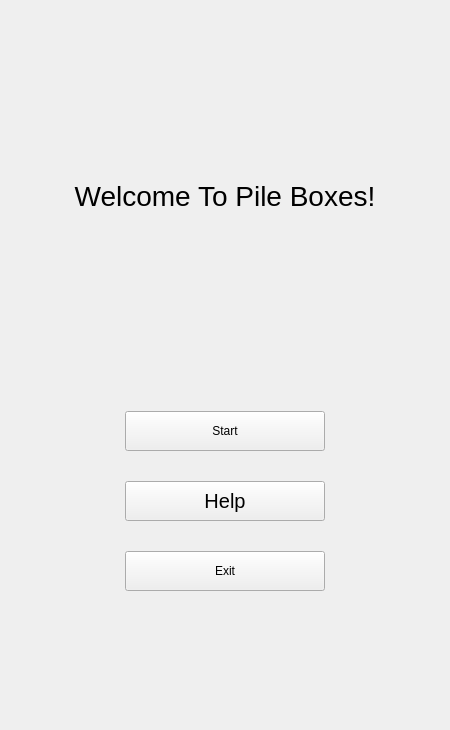
<?xml version="1.0" encoding="UTF-8"?>
<ui version="4.0">
 <class>StartMenu</class>
 <widget class="QWidget" name="StartMenu">
  <property name="geometry">
   <rect>
    <x>0</x>
    <y>0</y>
    <width>450</width>
    <height>730</height>
   </rect>
  </property>
  <layout class="QVBoxLayout" name="verticalLayout">
   <property name="spacing">
    <number>30</number>
   </property>
   <property name="leftMargin">
    <number>40</number>
   </property>
   <property name="rightMargin">
    <number>40</number>
   </property>
   <item>
    <spacer name="verticalSpacer_2">
     <property name="orientation">
      <enum>Qt::Vertical</enum>
     </property>
     <property name="sizeHint" stdset="0">
      <size>
       <width>20</width>
       <height>40</height>
      </size>
     </property>
    </spacer>
   </item>
   <item>
    <widget class="QLabel" name="title">
     <property name="sizePolicy">
      <sizepolicy hsizetype="Preferred" vsizetype="Preferred">
       <horstretch>0</horstretch>
       <verstretch>0</verstretch>
      </sizepolicy>
     </property>
     <property name="minimumSize">
      <size>
       <width>0</width>
       <height>114</height>
      </size>
     </property>
     <property name="font">
      <font>
       <family>Microsoft YaHei UI</family>
       <pointsize>21</pointsize>
       <italic>false</italic>
       <bold>false</bold>
       <kerning>true</kerning>
      </font>
     </property>
     <property name="styleSheet">
      <string notr="true"/>
     </property>
     <property name="text">
      <string>Welcome To Pile Boxes!</string>
     </property>
     <property name="scaledContents">
      <bool>false</bool>
     </property>
     <property name="alignment">
      <set>Qt::AlignCenter</set>
     </property>
     <property name="wordWrap">
      <bool>false</bool>
     </property>
    </widget>
   </item>
   <item>
    <spacer name="verticalSpacer">
     <property name="orientation">
      <enum>Qt::Vertical</enum>
     </property>
     <property name="sizeHint" stdset="0">
      <size>
       <width>20</width>
       <height>40</height>
      </size>
     </property>
    </spacer>
   </item>
   <item alignment="Qt::AlignHCenter">
    <widget class="QPushButton" name="startButton">
     <property name="minimumSize">
      <size>
       <width>200</width>
       <height>40</height>
      </size>
     </property>
     <property name="maximumSize">
      <size>
       <width>300</width>
       <height>16777215</height>
      </size>
     </property>
     <property name="styleSheet">
      <string notr="true">font: 15pt &quot;Microsoft YaHei UI&quot;;
                        </string>
     </property>
     <property name="text">
      <string>Start</string>
     </property>
    </widget>
   </item>
   <item alignment="Qt::AlignHCenter">
    <widget class="QPushButton" name="helpButton">
     <property name="minimumSize">
      <size>
       <width>200</width>
       <height>40</height>
      </size>
     </property>
     <property name="font">
      <font>
       <pointsize>15</pointsize>
      </font>
     </property>
     <property name="text">
      <string>Help</string>
     </property>
    </widget>
   </item>
   <item alignment="Qt::AlignHCenter">
    <widget class="QPushButton" name="exitButton">
     <property name="minimumSize">
      <size>
       <width>200</width>
       <height>40</height>
      </size>
     </property>
     <property name="maximumSize">
      <size>
       <width>300</width>
       <height>16777215</height>
      </size>
     </property>
     <property name="styleSheet">
      <string notr="true">font: 15pt &quot;Microsoft YaHei UI&quot;;
                        </string>
     </property>
     <property name="text">
      <string>Exit</string>
     </property>
    </widget>
   </item>
   <item>
    <spacer name="verticalSpacer_3">
     <property name="orientation">
      <enum>Qt::Vertical</enum>
     </property>
     <property name="sizeHint" stdset="0">
      <size>
       <width>20</width>
       <height>40</height>
      </size>
     </property>
    </spacer>
   </item>
  </layout>
 </widget>
 <resources/>
 <connections/>
</ui>
